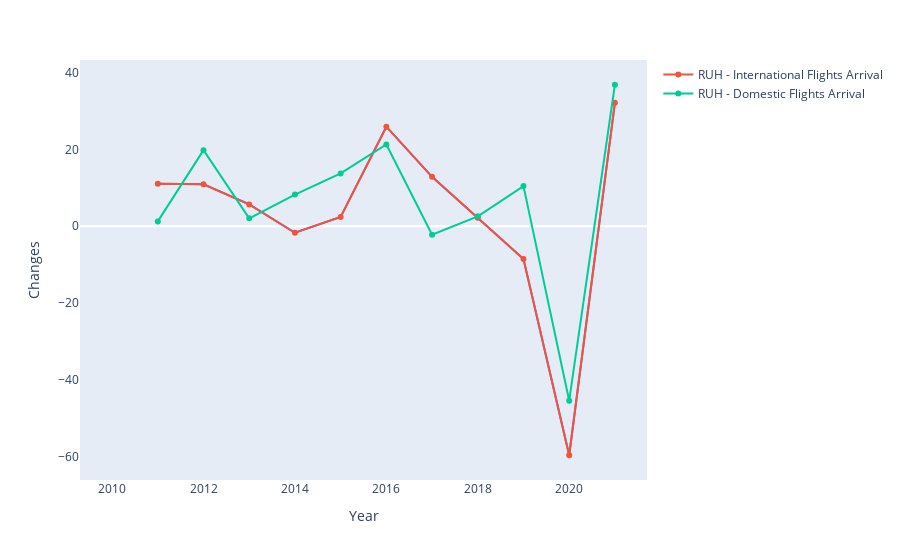

Notebook cell for this chart:
### Markdown cell above
**2016** shows the highest increasing flights rate of 21% comparing to 2015, this maybe the result of increased/added new destinations of the popular carrier (flynas), along with that, the new terminal 5 opend in 2016.

### Code cell
import plotly.express as px

fig = px.line(
x=Riyadh_A_flights.Year,
y= Riyadh_A_flights.changes_international_arr,
labels=dict(x="Year", y="Changes")

)
fig.add_scatter(x=Riyadh_A_flights.Year,
y=Riyadh_A_flights.changes_international_arr,
name = 'RUH - International Flights Arrival',

)
fig.add_scatter(x=Riyadh_A_flights.Year,
y=Riyadh_A_flights.changes_domestic_arr,
name = 'RUH - Domestic Flights Arrival')

# Hide grid lines
fig.update_xaxes(showgrid=False)
fig.update_yaxes(showgrid=False)
fig.show()

### Figure 1 — Plotly figure (JSON) as saved in the notebook; plotly's stock layout.template omitted (floating-point values rounded to 4 significant figures)
{"data": [{"hovertemplate": "Year=%{x}<br>Changes=%{y}<extra></extra>", "legendgroup": "", "line": {"color": "#636efa", "dash": "solid"}, "marker": {"symbol": "circle"}, "mode": "lines", "name": "", "orientation": "v", "showlegend": false, "type": "scatter", "x": [2010, 2011, 2012, 2013, 2014, 2015, 2016, 2017, 2018, 2019, 2020, 2021], "xaxis": "x", "y": [null, 11.09, 10.94, 5.692, -1.69, 2.422, 25.94, 12.87, 2.232, -8.535, -59.67, 32.15], "yaxis": "y"}, {"name": "RUH - International Flights Arrival", "type": "scatter", "x": [2010, 2011, 2012, 2013, 2014, 2015, 2016, 2017, 2018, 2019, 2020, 2021], "y": [null, 11.09, 10.94, 5.692, -1.69, 2.422, 25.94, 12.87, 2.232, -8.535, -59.67, 32.15]}, {"name": "RUH - Domestic Flights Arrival", "type": "scatter", "x": [2010, 2011, 2012, 2013, 2014, 2015, 2016, 2017, 2018, 2019, 2020, 2021], "y": [null, 1.259, 19.82, 2.056, 8.255, 13.76, 21.3, -2.218, 2.58, 10.46, -45.46, 36.87]}], "layout": {"legend": {"tracegroupgap": 0}, "margin": {"t": 60}, "xaxis": {"anchor": "y", "domain": [0, 1], "showgrid": false, "title": {"text": "Year"}}, "yaxis": {"anchor": "x", "domain": [0, 1], "showgrid": false, "title": {"text": "Changes"}}}}
